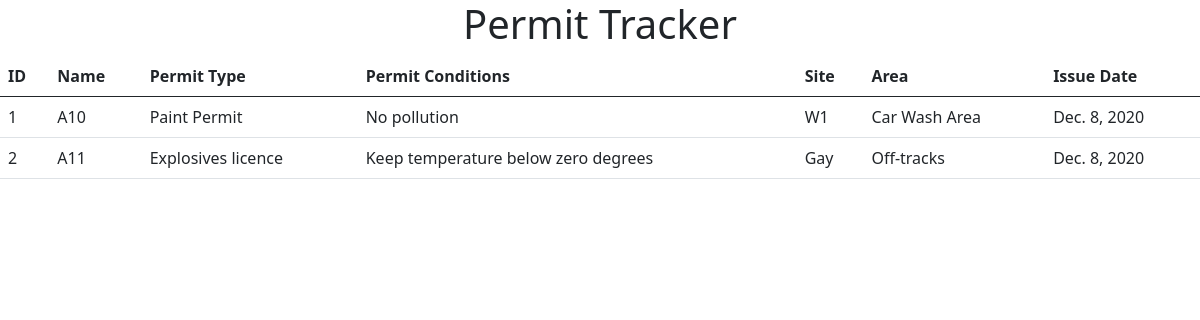
The app's page /, older data.
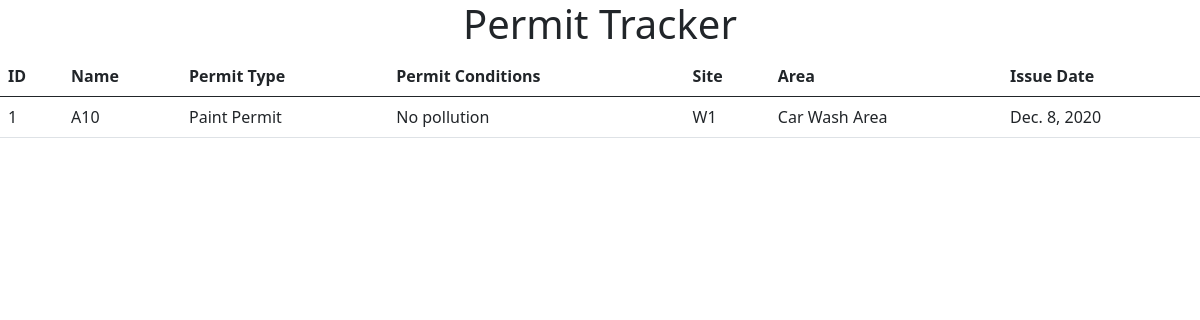
The same page, newer data.
### permit_tracker/models.py (models this page shows, shortened)
class Permit(models.Model):
    name = models.CharField(max_length=50, default=None)
    permit_type = models.CharField(max_length=100)
    permit_conditions = models.TextField()
    permit_authority = models.CharField(max_length=200)
    list_sites = (
        ('Gay', 'Gaydon'),
        ('W1', 'Wellesbourne Unit 1'),
        ('W2', 'Wellesbourne Unit 2'),
        ('SA', 'St. Athan'),
        ('WO', 'Wolverton Mill'),
        ('NP', 'Newport Pagnell'),
    )
    site = models.CharField(max_length=3, choices=list_sites)
    area = models.CharField(max_length=200)
    comments = models.TextField()
    issue_date = models.DateField()
    expiration_date = models.DateField()

### permit_tracker/views.py (the view)
# urls.py: path('', views.index, name='index'),
def index(request):
    permit =  Permit.objects.all()
    return render(request, 'permit_tracker/index.html', {'permit':  permit})

### permit_tracker/templates/permit_tracker/index.html (shortened to what this page needs)
<!DOCTYPE html>
<html lang="en">
<head>
    <link href="https://cdn.jsdelivr.net/npm/bootstrap@5.0.0/dist/css/bootstrap.min.css" rel="stylesheet">
</head>
<body>
{% block content %}
    <h1 class="text-center">Permit Tracker</h1>
    <table class="table">
        <thead>
        <tr>
        <th scope="col">ID</th>
        <th scope="col">Name</th>
        <th scope="col">Permit Type</th>
        <th scope="col">Permit Conditions</th>
        <th scope="col">Site</th>
        <th scope="col">Area</th>
        <th scope="col">Issue Date</th>
        </tr>
    </thead>
    <tbody>
        {% for permit in permit %}
    <tr>
        <td>
            {{ permit.id }}
            </td>
    <td>
        {{ permit.name }}
        </td>
    <td>
        {{ permit.permit_type }}
    </td>
    <td>
        {{ permit.permit_conditions}}
    </td>
    <td>
        {{ permit.site}}
    </td>
    <td>
        {{ permit.area}}
    </td>
    <td>
        {{ permit.issue_date }}
    </td>
    </tr>
    {% endfor %}
    </tbody>
</table>
{% endblock %}
</body>
</html>

Row changes from the older to the newer data that the page shows:
removed Permit: id "2", name "A11", permit_type "Explosives licence", permit_conditions "Keep temperature below zero degrees", site "Gay", area "Off-tracks", issue_date "Dec. 8, 2020"
